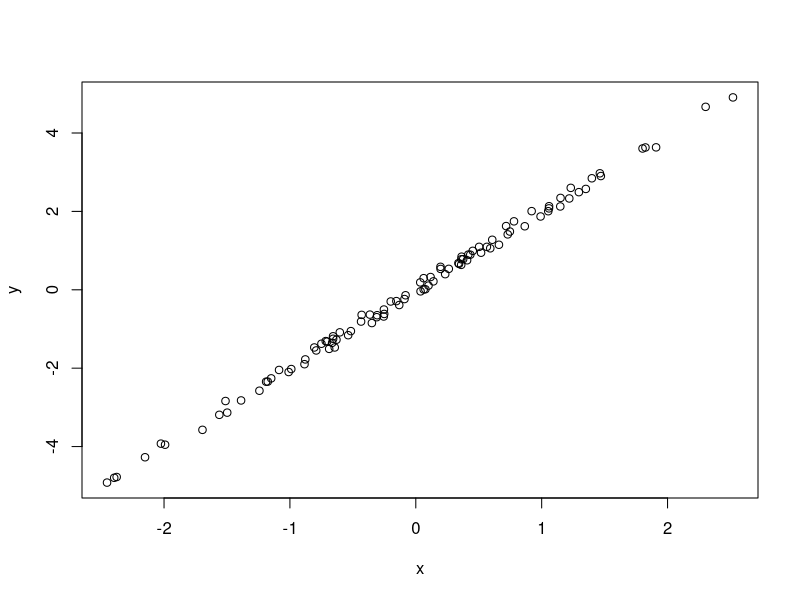

Source code (R):
#simulate plot data
#Natalie Melkonoff
#nmelkonoff@email.arizona.edu
#2021-03-23

#simlulate data from normal distribution
x <- rnorm(n = 100)
y <- 2 * x + rnorm(n = 100, sd = 0.1)

#plot simulated data
plot(x = x, y = y)
